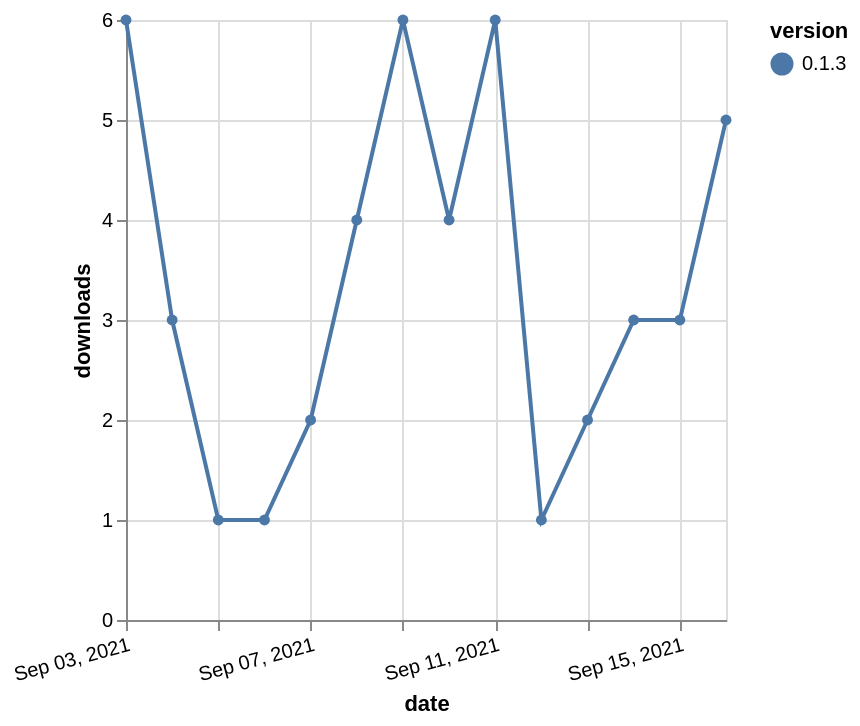

Here is the Vega-Lite specification saved for this chart:
### Vega-Lite specification from a JSON file in a GitHub repository (floating-point values rounded to 4 significant figures)
{"$schema": "https://vega.github.io/schema/vega-lite/v5.json", "description": "A simple bar chart with embedded data.", "data": {"values": [{"date": "2021-09-03", "total": 1258, "delta": 6, "version": "0.1.3"}, {"date": "2021-09-04", "total": 1261, "delta": 3, "version": "0.1.3"}, {"date": "2021-09-05", "total": 1262, "delta": 1, "version": "0.1.3"}, {"date": "2021-09-06", "total": 1263, "delta": 1, "version": "0.1.3"}, {"date": "2021-09-07", "total": 1265, "delta": 2, "version": "0.1.3"}, {"date": "2021-09-08", "total": 1269, "delta": 4, "version": "0.1.3"}, {"date": "2021-09-09", "total": 1275, "delta": 6, "version": "0.1.3"}, {"date": "2021-09-10", "total": 1279, "delta": 4, "version": "0.1.3"}, {"date": "2021-09-11", "total": 1285, "delta": 6, "version": "0.1.3"}, {"date": "2021-09-12", "total": 1286, "delta": 1, "version": "0.1.3"}, {"date": "2021-09-13", "total": 1288, "delta": 2, "version": "0.1.3"}, {"date": "2021-09-14", "total": 1291, "delta": 3, "version": "0.1.3"}, {"date": "2021-09-15", "total": 1294, "delta": 3, "version": "0.1.3"}, {"date": "2021-09-16", "total": 1299, "delta": 5, "version": "0.1.3"}]}, "width": "container", "mark": {"type": "line", "point": {"filled": true}}, "encoding": {"x": {"field": "date", "type": "temporal", "timeUnit": "yearmonthdate", "title": "date", "axis": {"labelAngle": -15}}, "y": {"field": "delta", "type": "quantitative", "title": "downloads"}, "color": {"field": "version", "type": "nominal"}, "tooltip": {"field": "delta"}}}
